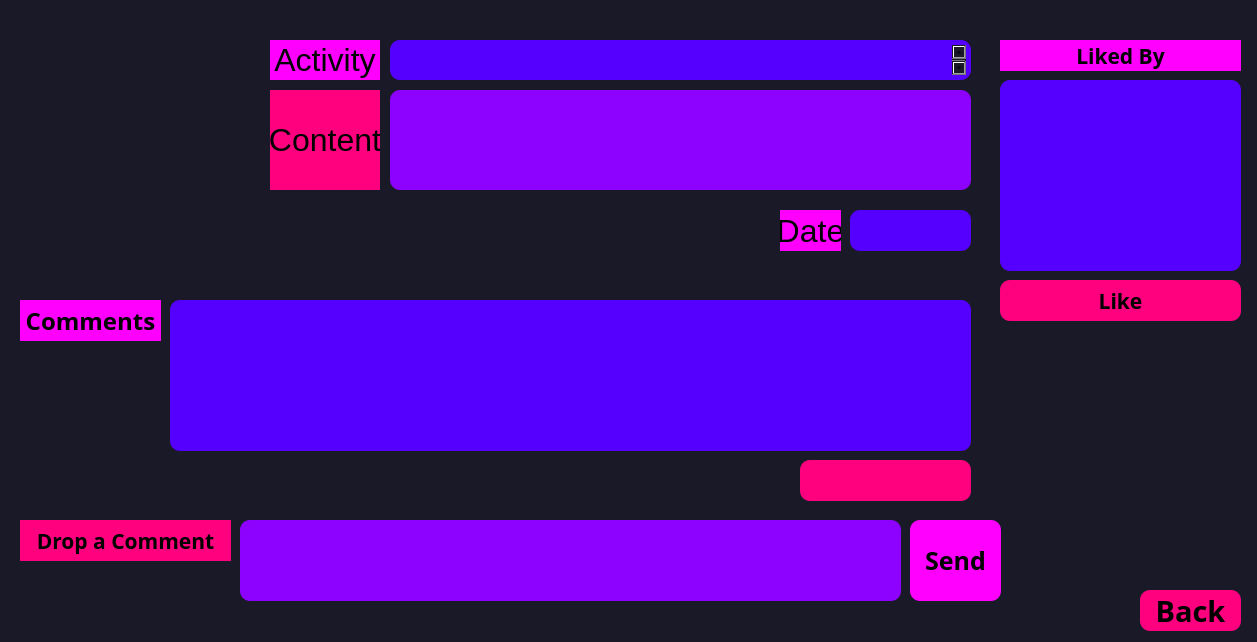
<?xml version="1.0" encoding="UTF-8"?>
<ui version="4.0">
 <class>post</class>
 <widget class="QDialog" name="post">
  <property name="geometry">
   <rect>
    <x>0</x>
    <y>0</y>
    <width>1257</width>
    <height>642</height>
   </rect>
  </property>
  <property name="font">
   <font>
    <pointsize>24</pointsize>
   </font>
  </property>
  <property name="windowTitle">
   <string>Dialog</string>
  </property>
  <property name="styleSheet">
   <string notr="true">background-color: rgb(26, 25, 40);</string>
  </property>
  <widget class="QTextEdit" name="textEdit">
   <property name="geometry">
    <rect>
     <x>390</x>
     <y>40</y>
     <width>581</width>
     <height>40</height>
    </rect>
   </property>
   <property name="styleSheet">
    <string notr="true">font: 700 12pt &quot;Unispace&quot;;
Border-radius: 10px;
background-color: rgb(85, 0, 255);
text-align:centre;
padding: 5px</string>
   </property>
  </widget>
  <widget class="QTextEdit" name="textEdit_2">
   <property name="geometry">
    <rect>
     <x>390</x>
     <y>90</y>
     <width>581</width>
     <height>100</height>
    </rect>
   </property>
   <property name="styleSheet">
    <string notr="true">text-align:centre;
Border-radius: 10px;
background-color: rgb(141, 1, 255);
font: 700 12pt &quot;Unispace&quot;;
padding: 5px;</string>
   </property>
  </widget>
  <widget class="QListWidget" name="listWidget">
   <property name="geometry">
    <rect>
     <x>170</x>
     <y>300</y>
     <width>801</width>
     <height>151</height>
    </rect>
   </property>
   <property name="styleSheet">
    <string notr="true">font: 700 12pt &quot;Unispace&quot;;
Border-radius: 10px;
background-color: rgb(85, 0, 255);
text-align:centre;
padding: 5px;</string>
   </property>
  </widget>
  <widget class="QPushButton" name="like">
   <property name="geometry">
    <rect>
     <x>1000</x>
     <y>280</y>
     <width>241</width>
     <height>41</height>
    </rect>
   </property>
   <property name="font">
    <font>
     <family>Unispace</family>
     <pointsize>16</pointsize>
     <italic>false</italic>
     <bold>true</bold>
    </font>
   </property>
   <property name="styleSheet">
    <string notr="true">QPushButton{
background-color: rgb(255, 0, 127);
font: 700 16pt &quot;Unispace&quot;;
border-radius:10px;
}

QPushButton:Hover{
	background-color: rgb(170, 0, 255);
}
</string>
   </property>
   <property name="text">
    <string>Like</string>
   </property>
  </widget>
  <widget class="QPushButton" name="postComment">
   <property name="geometry">
    <rect>
     <x>910</x>
     <y>520</y>
     <width>91</width>
     <height>81</height>
    </rect>
   </property>
   <property name="font">
    <font>
     <family>Unispace</family>
     <pointsize>19</pointsize>
     <italic>false</italic>
     <bold>true</bold>
    </font>
   </property>
   <property name="styleSheet">
    <string notr="true">QPushButton
{font: 700 19pt &quot;Unispace&quot;;
Border-radius: 10px;
background-color: rgb(255, 0, 255);}
QPushButton:Hover{
	
	background-color: rgb(255, 0, 127);
}
</string>
   </property>
   <property name="text">
    <string>Send</string>
   </property>
  </widget>
  <widget class="QPushButton" name="exit">
   <property name="geometry">
    <rect>
     <x>1140</x>
     <y>590</y>
     <width>101</width>
     <height>41</height>
    </rect>
   </property>
   <property name="font">
    <font>
     <family>Unispace</family>
     <pointsize>22</pointsize>
     <italic>false</italic>
     <bold>true</bold>
    </font>
   </property>
   <property name="styleSheet">
    <string notr="true">QPushButton:Hover{
	background-color: rgb(85, 0, 255);
}

QPushButton{background-color: rgb(255, 0, 127);
font: 700 22pt &quot;Unispace&quot;;
Border-radius: 10px;
}</string>
   </property>
   <property name="text">
    <string>Back</string>
   </property>
  </widget>
  <widget class="QTextEdit" name="textEdit_3">
   <property name="geometry">
    <rect>
     <x>240</x>
     <y>520</y>
     <width>661</width>
     <height>81</height>
    </rect>
   </property>
   <property name="styleSheet">
    <string notr="true">text-align:centre;
Border-radius: 10px;
background-color: rgb(141, 1, 255);
font: 700 12pt &quot;Unispace&quot;;
padding: 5px;</string>
   </property>
  </widget>
  <widget class="QLabel" name="label">
   <property name="geometry">
    <rect>
     <x>20</x>
     <y>520</y>
     <width>211</width>
     <height>41</height>
    </rect>
   </property>
   <property name="font">
    <font>
     <family>Unispace</family>
     <pointsize>16</pointsize>
     <italic>false</italic>
     <bold>true</bold>
    </font>
   </property>
   <property name="styleSheet">
    <string notr="true">background-color: rgb(255, 0, 127);
font: 700 16pt &quot;Unispace&quot;;</string>
   </property>
   <property name="text">
    <string>Drop a Comment</string>
   </property>
   <property name="alignment">
    <set>Qt::AlignmentFlag::AlignCenter</set>
   </property>
  </widget>
  <widget class="QListWidget" name="listWidget_2">
   <property name="geometry">
    <rect>
     <x>1000</x>
     <y>80</y>
     <width>241</width>
     <height>191</height>
    </rect>
   </property>
   <property name="styleSheet">
    <string notr="true">font: 700 12pt &quot;Unispace&quot;;
Border-radius: 10px;
background-color: rgb(85, 0, 255);
text-align:centre;
padding: 5px;</string>
   </property>
  </widget>
  <widget class="QLabel" name="label_2">
   <property name="geometry">
    <rect>
     <x>1000</x>
     <y>40</y>
     <width>241</width>
     <height>31</height>
    </rect>
   </property>
   <property name="font">
    <font>
     <family>Unispace</family>
     <pointsize>16</pointsize>
     <italic>false</italic>
     <bold>true</bold>
    </font>
   </property>
   <property name="styleSheet">
    <string notr="true">background-color: rgb(255, 0, 255);
font: 700 16pt &quot;Unispace&quot;;</string>
   </property>
   <property name="text">
    <string>Liked By</string>
   </property>
   <property name="alignment">
    <set>Qt::AlignmentFlag::AlignCenter</set>
   </property>
  </widget>
  <widget class="QLabel" name="label_4">
   <property name="geometry">
    <rect>
     <x>20</x>
     <y>300</y>
     <width>141</width>
     <height>41</height>
    </rect>
   </property>
   <property name="font">
    <font>
     <family>Unispace</family>
     <pointsize>18</pointsize>
     <italic>false</italic>
     <bold>true</bold>
    </font>
   </property>
   <property name="styleSheet">
    <string notr="true">background-color: rgb(255, 0, 255);
font: 700 18pt &quot;Unispace&quot;;
</string>
   </property>
   <property name="text">
    <string>Comments</string>
   </property>
   <property name="alignment">
    <set>Qt::AlignmentFlag::AlignCenter</set>
   </property>
  </widget>
  <widget class="QLabel" name="noOfCom">
   <property name="geometry">
    <rect>
     <x>800</x>
     <y>460</y>
     <width>171</width>
     <height>41</height>
    </rect>
   </property>
   <property name="font">
    <font>
     <family>Unispace</family>
     <pointsize>12</pointsize>
     <italic>false</italic>
     <bold>true</bold>
    </font>
   </property>
   <property name="styleSheet">
    <string notr="true">font: 700 12pt &quot;Unispace&quot;;
Border-radius: 10px;
text-align:centre;
background-color: rgb(255, 0, 127);
padding: 5px;</string>
   </property>
   <property name="text">
    <string/>
   </property>
   <property name="alignment">
    <set>Qt::AlignmentFlag::AlignCenter</set>
   </property>
  </widget>
  <widget class="QLabel" name="date">
   <property name="geometry">
    <rect>
     <x>850</x>
     <y>210</y>
     <width>121</width>
     <height>41</height>
    </rect>
   </property>
   <property name="font">
    <font>
     <family>Unispace</family>
     <pointsize>12</pointsize>
     <italic>false</italic>
     <bold>true</bold>
    </font>
   </property>
   <property name="styleSheet">
    <string notr="true">font: 700 12pt &quot;Unispace&quot;;
Border-radius: 10px;
background-color: rgb(85, 0, 255);
text-align:centre;
padding: 5px;</string>
   </property>
   <property name="text">
    <string/>
   </property>
  </widget>
  <widget class="QLabel" name="label_5">
   <property name="geometry">
    <rect>
     <x>30</x>
     <y>40</y>
     <width>211</width>
     <height>161</height>
    </rect>
   </property>
   <property name="styleSheet">
    <string notr="true">image: url(:/new/prefix1/yapp.png);</string>
   </property>
   <property name="text">
    <string/>
   </property>
  </widget>
  <widget class="QLabel" name="label_3">
   <property name="geometry">
    <rect>
     <x>270</x>
     <y>40</y>
     <width>110</width>
     <height>40</height>
    </rect>
   </property>
   <property name="styleSheet">
    <string notr="true">background-color: rgb(255, 0, 255);
font: 700 16pt &quot;Unispace&quot;;</string>
   </property>
   <property name="text">
    <string>Activity</string>
   </property>
   <property name="alignment">
    <set>Qt::AlignmentFlag::AlignCenter</set>
   </property>
  </widget>
  <widget class="QLabel" name="label_6">
   <property name="geometry">
    <rect>
     <x>270</x>
     <y>90</y>
     <width>110</width>
     <height>100</height>
    </rect>
   </property>
   <property name="styleSheet">
    <string notr="true">background-color: rgb(255, 0, 127);
font: 700 16pt &quot;Unispace&quot;;</string>
   </property>
   <property name="text">
    <string>Content</string>
   </property>
   <property name="alignment">
    <set>Qt::AlignmentFlag::AlignCenter</set>
   </property>
  </widget>
  <widget class="QLabel" name="label_7">
   <property name="geometry">
    <rect>
     <x>780</x>
     <y>210</y>
     <width>61</width>
     <height>41</height>
    </rect>
   </property>
   <property name="styleSheet">
    <string notr="true">background-color: rgb(255, 0, 255);
font: 700 16pt &quot;Unispace&quot;;</string>
   </property>
   <property name="text">
    <string>Date</string>
   </property>
   <property name="alignment">
    <set>Qt::AlignmentFlag::AlignCenter</set>
   </property>
  </widget>
 </widget>
 <resources/>
 <connections/>
</ui>
